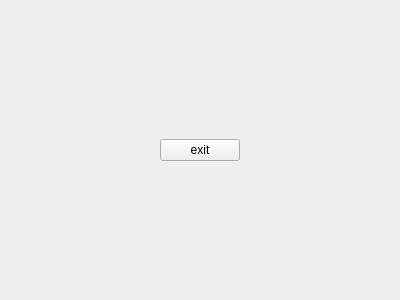
<?xml version="1.0" encoding="UTF-8"?>
<ui version="4.0">
 <class>FormTouch</class>
 <widget class="QWidget" name="FormTouch">
  <property name="geometry">
   <rect>
    <x>0</x>
    <y>0</y>
    <width>400</width>
    <height>300</height>
   </rect>
  </property>
  <property name="sizePolicy">
   <sizepolicy hsizetype="Maximum" vsizetype="Maximum">
    <horstretch>0</horstretch>
    <verstretch>0</verstretch>
   </sizepolicy>
  </property>
  <property name="windowTitle">
   <string>Form</string>
  </property>
  <layout class="QGridLayout" name="gridLayout_2">
   <item row="0" column="0">
    <layout class="QGridLayout" name="gridLayout">
     <item row="1" column="0">
      <spacer name="horizontalSpacer">
       <property name="orientation">
        <enum>Qt::Horizontal</enum>
       </property>
       <property name="sizeHint" stdset="0">
        <size>
         <width>40</width>
         <height>20</height>
        </size>
       </property>
      </spacer>
     </item>
     <item row="1" column="1">
      <widget class="QPushButton" name="pushButton_touch">
       <property name="text">
        <string>exit</string>
       </property>
      </widget>
     </item>
     <item row="0" column="1">
      <spacer name="verticalSpacer">
       <property name="orientation">
        <enum>Qt::Vertical</enum>
       </property>
       <property name="sizeHint" stdset="0">
        <size>
         <width>20</width>
         <height>40</height>
        </size>
       </property>
      </spacer>
     </item>
     <item row="1" column="2">
      <spacer name="horizontalSpacer_2">
       <property name="orientation">
        <enum>Qt::Horizontal</enum>
       </property>
       <property name="sizeHint" stdset="0">
        <size>
         <width>40</width>
         <height>20</height>
        </size>
       </property>
      </spacer>
     </item>
     <item row="2" column="1">
      <spacer name="verticalSpacer_2">
       <property name="orientation">
        <enum>Qt::Vertical</enum>
       </property>
       <property name="sizeHint" stdset="0">
        <size>
         <width>20</width>
         <height>40</height>
        </size>
       </property>
      </spacer>
     </item>
    </layout>
   </item>
  </layout>
 </widget>
 <resources/>
 <connections/>
</ui>
